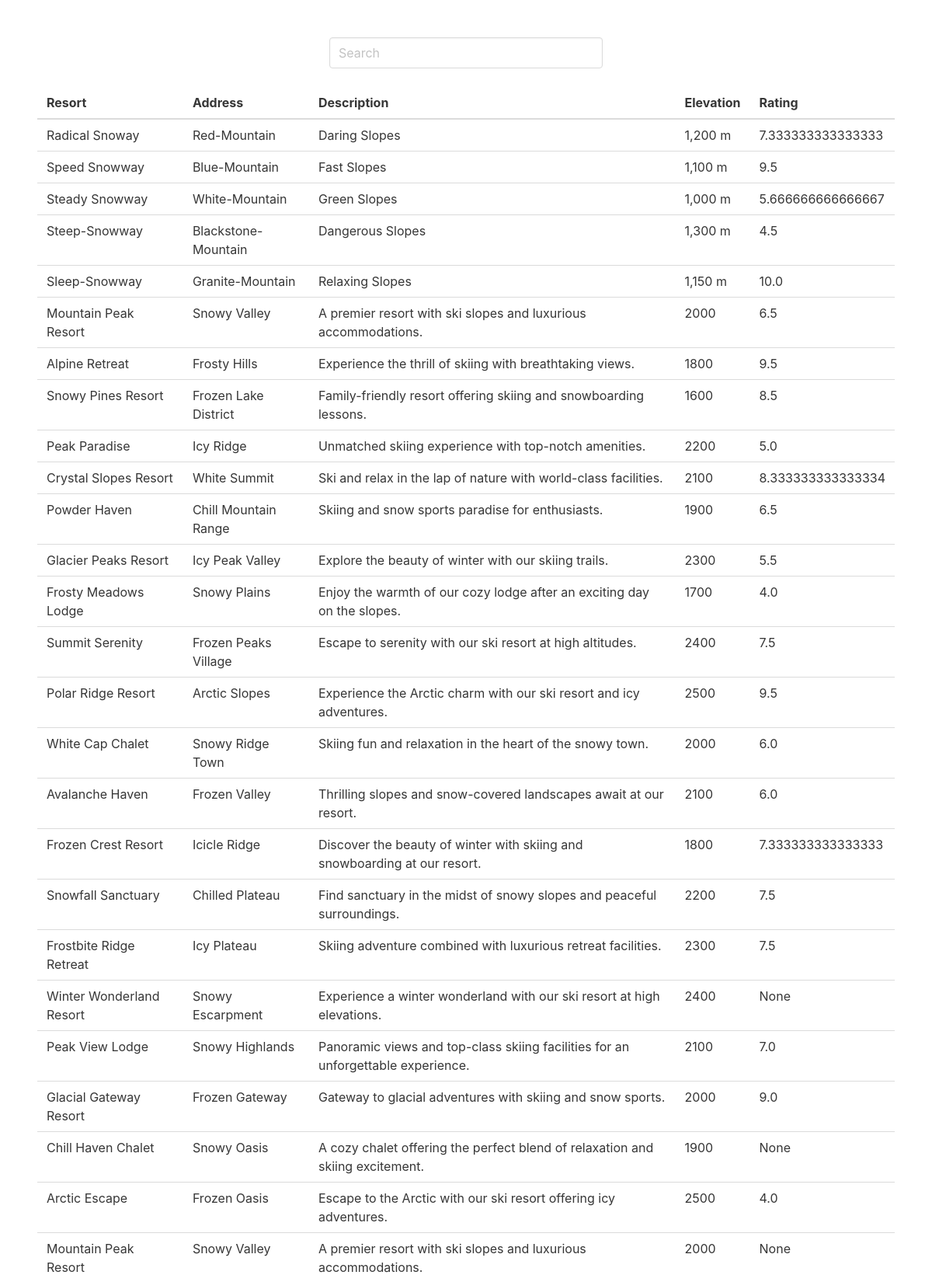
Screenshot of /all (upper part) with the database file from the repository.
### tables this page shows
CREATE TABLE SkiResort (resortID INTEGER PRIMARY KEY, resortName TEXT, resortLocation TEXT, resortDescription TEXT, resortElevation NUMERIC);

### app.py (the view)
@main.route("/all")
def all_resorts():
    results = search_all_ski_resorts()
    return render_template("all.html", results=results)

### app.py (called while the page is built)
def search_all_ski_resorts():
    con = sqlite3.connect("data.db")
    cur = con.cursor()
    cur.execute("""
        SELECT r.*, AVG(re.rating) AS average_rating
        FROM SkiResort r
        LEFT JOIN Review re ON r.resortID = re.resortID
        GROUP BY r.resortID
    """)
    result = cur.fetchall()
    con.close()
    return result

### templates/all.html (shortened to what this page needs)
<!DOCTYPE html>
<html lang="en">
<head>
    <link rel="stylesheet" href="https://cdn.jsdelivr.net/npm/bulma@0.9.4/css/bulma.min.css">
</head>
<body>
    <section class="section">
        <div class="columns">
            <div class="column is-one-third is-offset-one-third">
                <input type="text" class="input" placeholder="Search" name="q" hx-get="/search"
                    hx-trigger="keyup changed delay:500ms" hx-target="#results">
            </div>
        </div>
        <table class="table is-fullwidth">
            <thead>
                <tr>
                    <th>Resort</th>
                    <th>Address</th>
                    <th>Description</th>
                    <th>Elevation</th>
                    <th>Rating</th>
                </tr>
            </thead>
            <tbody id="results" hx-get="/all_resorts">
                {% for result in results %}
                <tr>
                    <td>{{ result[1] }}</td>
                    <td>{{ result[2] }}</td>
                    <td>{{ result[3] }}</td>
                    <td>{{ result[4] }}</td>
                    <td>{{ result[5] }}</td>
                </tr>
                {% endfor %}
            </tbody>
        </table>
    </section>
</body>
</html>

### rows the page displays
SkiResort: resortName "Radical Snoway", resortLocation "Red-Mountain", resortDescription "Daring Slopes", resortElevation "1,200 m", result "7.333333333333333"
SkiResort: resortName "Speed Snowway", resortLocation "Blue-Mountain", resortDescription "Fast Slopes", resortElevation "1,100 m", result "9.5"
SkiResort: resortName "Steady Snowway", resortLocation "White-Mountain", resortDescription "Green Slopes", resortElevation "1,000 m", result "5.666666666666667"
SkiResort: resortName "Steep-Snowway", resortLocation "Blackstone-Mountain", resortDescription "Dangerous Slopes", resortElevation "1,300 m", result "4.5"
SkiResort: resortName "Sleep-Snowway", resortLocation "Granite-Mountain", resortDescription "Relaxing Slopes", resortElevation "1,150 m", result "10.0"
SkiResort: resortName "Mountain Peak Resort", resortLocation "Snowy Valley", resortDescription "A premier resort with ski slopes and luxurious accommodations.", resortElevation "2000", result "6.5"
SkiResort: resortName "Alpine Retreat", resortLocation "Frosty Hills", resortDescription "Experience the thrill of skiing with breathtaking views.", resortElevation "1800", result "9.5"
SkiResort: resortName "Snowy Pines Resort", resortLocation "Frozen Lake District", resortDescription "Family-friendly resort offering skiing and snowboarding lessons.", resortElevation "1600", result "8.5"
SkiResort: resortName "Peak Paradise", resortLocation "Icy Ridge", resortDescription "Unmatched skiing experience with top-notch amenities.", resortElevation "2200", result "5.0"
SkiResort: resortName "Crystal Slopes Resort", resortLocation "White Summit", resortDescription "Ski and relax in the lap of nature with world-class facilities.", resortElevation "2100", result "8.333333333333334"
SkiResort: resortName "Powder Haven", resortLocation "Chill Mountain Range", resortDescription "Skiing and snow sports paradise for enthusiasts.", resortElevation "1900", result "6.5"
SkiResort: resortName "Glacier Peaks Resort", resortLocation "Icy Peak Valley", resortDescription "Explore the beauty of winter with our skiing trails.", resortElevation "2300", result "5.5"
SkiResort: resortName "Frosty Meadows Lodge", resortLocation "Snowy Plains", resortDescription "Enjoy the warmth of our cozy lodge after an exciting day on the slopes.", resortElevation "1700", result "4.0"
SkiResort: resortName "Summit Serenity", resortLocation "Frozen Peaks Village", resortDescription "Escape to serenity with our ski resort at high altitudes.", resortElevation "2400", result "7.5"
SkiResort: resortName "Polar Ridge Resort", resortLocation "Arctic Slopes", resortDescription "Experience the Arctic charm with our ski resort and icy adventures.", resortElevation "2500", result "9.5"
SkiResort: resortName "White Cap Chalet", resortLocation "Snowy Ridge Town", resortDescription "Skiing fun and relaxation in the heart of the snowy town.", resortElevation "2000", result "6.0"
SkiResort: resortName "Avalanche Haven", resortLocation "Frozen Valley", resortDescription "Thrilling slopes and snow-covered landscapes await at our resort.", resortElevation "2100", result "6.0"
SkiResort: resortName "Frozen Crest Resort", resortLocation "Icicle Ridge", resortDescription "Discover the beauty of winter with skiing and snowboarding at our resort.", resortElevation "1800", result "7.333333333333333"
SkiResort: resortName "Snowfall Sanctuary", resortLocation "Chilled Plateau", resortDescription "Find sanctuary in the midst of snowy slopes and peaceful surroundings.", resortElevation "2200", result "7.5"
SkiResort: resortName "Frostbite Ridge Retreat", resortLocation "Icy Plateau", resortDescription "Skiing adventure combined with luxurious retreat facilities.", resortElevation "2300", result "7.5"
SkiResort: resortName "Winter Wonderland Resort", resortLocation "Snowy Escarpment", resortDescription "Experience a winter wonderland with our ski resort at high elevations.", resortElevation "2400", result "None"
SkiResort: resortName "Peak View Lodge", resortLocation "Snowy Highlands", resortDescription "Panoramic views and top-class skiing facilities for an unforgettable experience.", resortElevation "2100", result "7.0"
SkiResort: resortName "Glacial Gateway Resort", resortLocation "Frozen Gateway", resortDescription "Gateway to glacial adventures with skiing and snow sports.", resortElevation "2000", result "9.0"
SkiResort: resortName "Chill Haven Chalet", resortLocation "Snowy Oasis", resortDescription "A cozy chalet offering the perfect blend of relaxation and skiing excitement.", resortElevation "1900", result "None"
SkiResort: resortName "Arctic Escape", resortLocation "Frozen Oasis", resortDescription "Escape to the Arctic with our ski resort offering icy adventures.", resortElevation "2500", result "4.0"
SkiResort: resortName "Mountain Peak Resort", resortLocation "Snowy Valley", resortDescription "A premier resort with ski slopes and luxurious accommodations.", resortElevation "2000", result "None"
